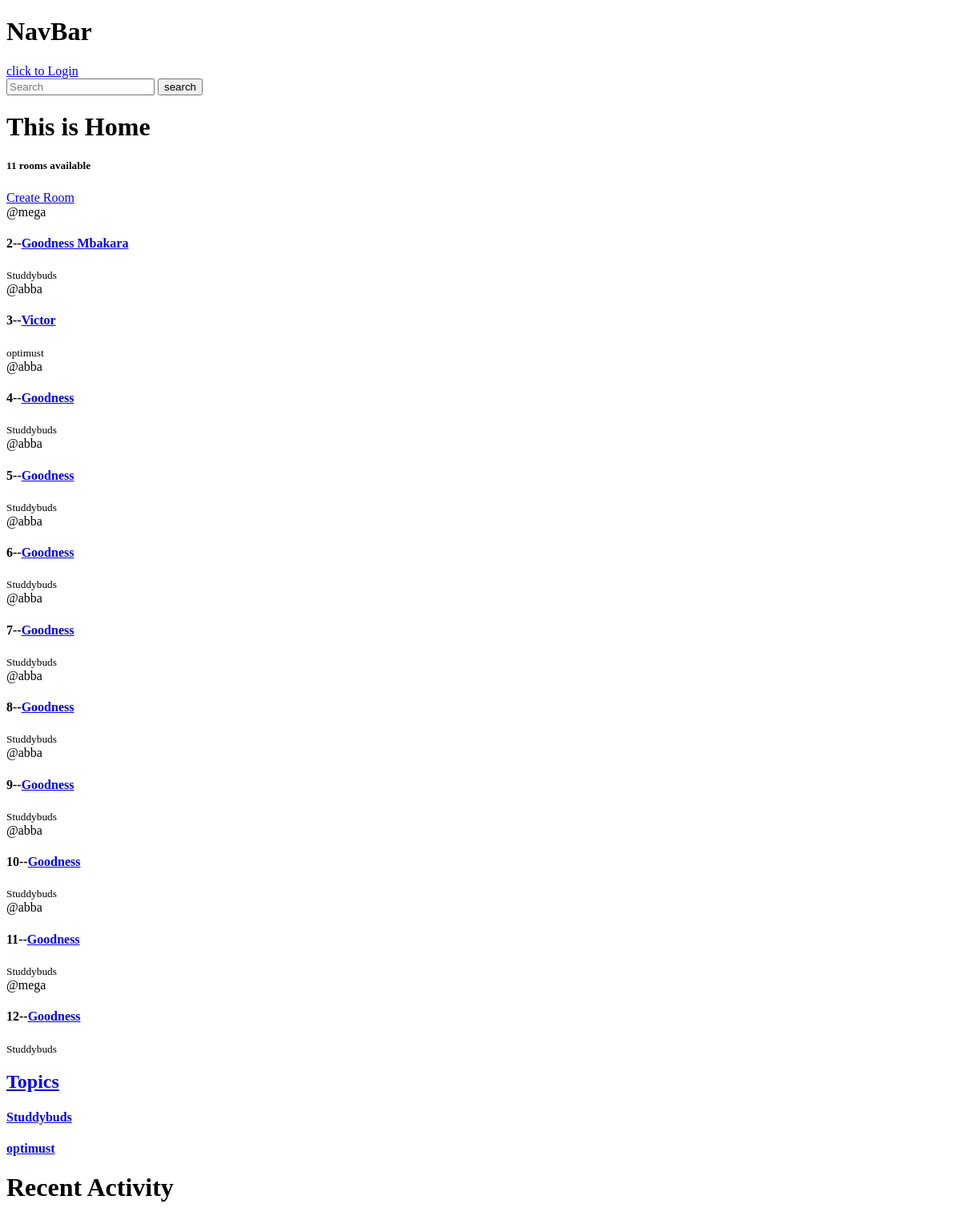
The app's page /, older data.
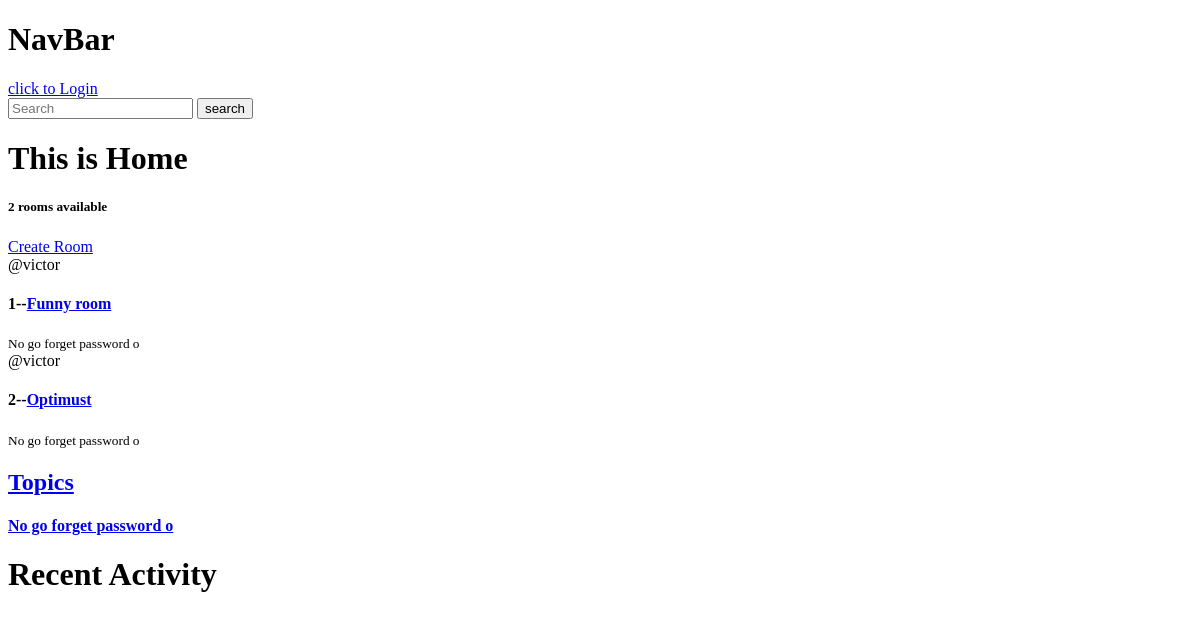
The same page, newer data.
### base/models.py (models this page shows, shortened)
class Room(models.Model):
    host = models.ForeignKey(User,on_delete=models.SET_NULL,null=True)
    topic = models.ForeignKey('Topic',on_delete=models.SET_NULL,null=True)
    name=models.CharField(max_length=20)
    description=models.TextField(null=True,blank=True)
    updatedtime=models.DateTimeField(auto_now=True)
    createdtime=models.DateTimeField(auto_now=True)

class Topic(models.Model):
    name=models.CharField(max_length=200)
    def __str__(self):
        return self.name

### base/views.py (the view)
# urls.py: 2. Add a URL to urlpatterns:  path('', views.home, name='home')
def home(request):
    q = request.GET.get("q") if request.GET.get("q") is not None else ''
    rooms = Room.objects.filter(Q(name__icontains=q) | Q(topic__name=q) | Q(host__username__icontains=q))
    topics = Topic.objects.all()
    room_count = rooms.count()
    context = {"room": rooms, "topic": topics, "count": room_count}
    return render(request, 'base/index.html', context)

### base/templates/base/index.html (shortened to what this page needs)
{% extends 'base/main.html' %}
{% block content %}
<h1>
    This is Home
</h1>
<h5>
    {{count}} rooms available
</h5>
<a href="{% url 'create-room' %}">Create Room</a>
<div>
    {% for room in room %}
    <div>
        <span>@{{room.host.username}}</span>
        <h4>
            {{ room.id }}--<a href="{% url 'room' room.id %}">{{ room.name }}</a>
        </h4>
        <small>{{room.topic}}</small>
    </div>
    {% endfor %}
    <h2><a href="{% url 'home' %}">Topics</a></h2>
    <div>
        {% for topic in topic %}
        <h4>
            <a href="{% url 'home' %}?q={{topic.name}} ">{{ topic }}</a>
        </h4>
        {% endfor %}
    </div>
    <div>
        <h1>
            Recent Activity
        </h1>
    </div>
</div>
{% endblock content %}

### base/templates/base/main.html (shortened to what this page needs)
<!DOCTYPE html>
<html xmls="http://www.w3.org/1999/xhtml">
    <head>
    </head>
    <body>
        {%include 'base/navbar.html'%}
            {%block content%}
            {%endblock content%}
    </body>
</html>

### base/templates/base/navbar.html
<h1>NavBar</h1>
{% if request.user.is_authenticated %}
<a href="{% url 'logout' %}">click to Logout</a>
{% else %}
<a href="{% url 'login' %}">click to Login</a>
{% endif %}
<form action="{% url 'home' %}" method="GET">
    <input type="text" placeholder="Search" name="q">
    <input type="submit" value="search">
</form>

Row changes from the older to the newer data that the page shows:
removed Room: host.username "abba", id "3", name "Victor", topic "optimust"
removed Room: host.username "abba", id "4", name "Goodness", topic "Studdybuds"
removed Room: host.username "abba", id "5", name "Goodness", topic "Studdybuds"
removed Room: host.username "abba", id "6", name "Goodness", topic "Studdybuds"
removed Room: host.username "abba", id "7", name "Goodness", topic "Studdybuds"
removed Room: host.username "abba", id "8", name "Goodness", topic "Studdybuds"
removed Room: host.username "abba", id "9", name "Goodness", topic "Studdybuds"
removed Room: host.username "abba", id "10", name "Goodness", topic "Studdybuds"
removed Room: host.username "abba", id "11", name "Goodness", topic "Studdybuds"
removed Room: host.username "mega", id "12", name "Goodness", topic "Studdybuds"
removed Topic: name "optimust"
added Room: host.username "victor", id "1", name "Funny room", topic "No go forget password o"
changed Room id 2: host.username "mega" → "victor"; name "Goodness Mbakara" → "Optimust"; topic "Studdybuds" → "No go forget password o"
changed Topic: name "Studdybuds" → "No go forget password o"
Text that changed along with them:
{{ count }}: "11" → "2"
